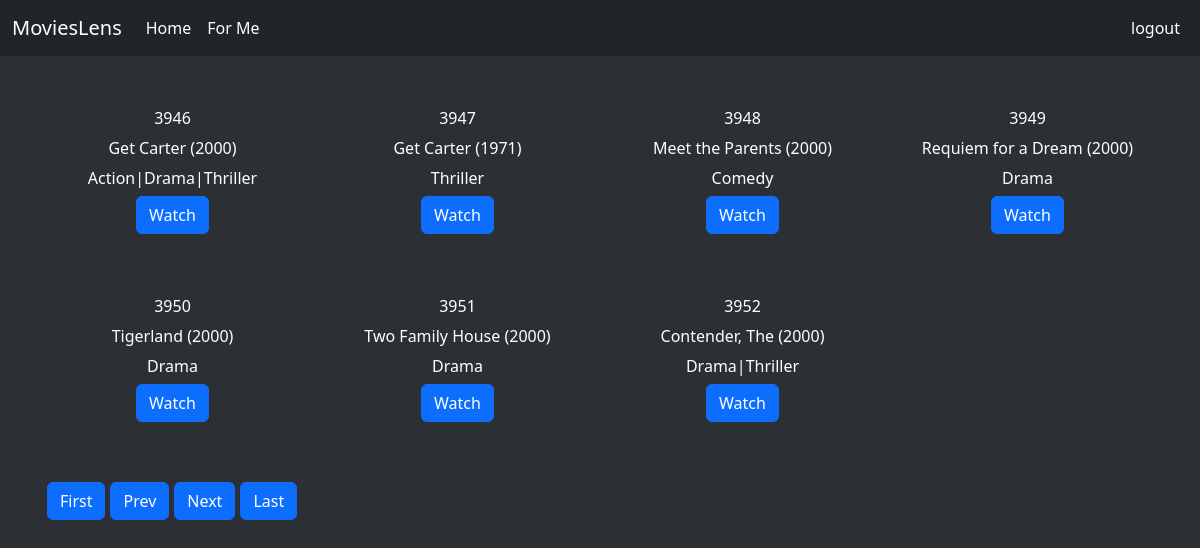
The app's page /main.php?pageno=324 (signed in) with its own data.
### tables this page shows
CREATE TABLE `movies` (
  `MovieID` int(4) NOT NULL,
  `Title` varchar(82) DEFAULT NULL,
  `Genre` varchar(47) DEFAULT NULL
);

### main.php (the view, shortened to what this page needs)
<?php
include "connect.php";
$now = date_create()->format('Y-m-d H:i:s');
if (isset($_GET['pageno'])) {
    $pageno = $_GET['pageno'];
} else {
    $pageno = 1;
}
$no_of_records_per_page = 12;
$offset = ($pageno - 1) * $no_of_records_per_page;
$total_pages_sql = "SELECT COUNT(*) FROM movies";
$total_pages_sql_stmt = $con->prepare($total_pages_sql);
$total_pages_sql_stmt->execute();
$total_rows = $total_pages_sql_stmt->fetch()[0];
$total_pages = ceil($total_rows / $no_of_records_per_page);
?>
<?php include "sections/header.php" ?>
<?php include "sections/navbar.php" ?>
<div class="container">
    <div id="row" class="row">
        <?php
        $stmt = $con->prepare("SELECT
																*
															FROM
                              movies
                              LIMIT $offset, $no_of_records_per_page
													");
        $stmt->execute();
        $movies = $stmt->fetchAll();
        if (!empty($movies)) {
            foreach ($movies as $movie) {
                echo '
    <form  method="post" class="col-lg-3 col-md-3 col-s-3 col-xs-12" action="sendData.php?pageno=' . $pageno . '">
      <div id="movie" class="col-md-12 text-center">
      <label class="font" name="MovieID" > ' . $movie['MovieID'] . '</label>
      <input type="text" hidden value="' . $movie['MovieID'] . '" name="MovieID" />
      <input type="text" hidden value="' . session_id() . '" name="sessionId" />
      <input type="text" hidden value="' . $_SESSION['userID'] . '" name="userID" />
      <input type="text" hidden value="' . $now . '" name="timestamp" />
      </br>
      <label class="font"> ' . $movie['Title'] . ' </label>
      </br>
      <label class="font" name="MovieID" > ' . $movie['Genre'] . '</label>
      </br>
      <button type="submit" class="btn btn-primary btn-block">Watch</button>
      </div>
      </form>
      ';
            }
        } else {
            echo 'There\'s No movies To Show';
        }
        ?>
    </div>
    <ul class="pagination">
        <li><a href="?pageno=1" class="btn btn-primary btn-block">First</a></li>
        <li class="<?php if ($pageno <= 1) {
            echo 'disabled';
        } ?>">
            <a href="<?php if ($pageno <= 1) {
                echo '#';
            } else {
                echo "?pageno=" . ($pageno - 1);
            } ?>" class="btn btn-primary btn-block">Prev</a>
        </li>
        <li class="<?php if ($pageno >= $total_pages) {
            echo 'disabled';
        } ?>">
            <a class="btn btn-primary btn-block" href="<?php if ($pageno >= $total_pages) {
                echo '#';
            } else {
                echo "?pageno=" . ($pageno + 1);
            } ?> ">Next</a>
        </li>
        <li><a class="btn btn-primary btn-block" href="?pageno=<?php echo $total_pages; ?>">Last</a></li>
    </ul>
</div>
<?php include "sections/footer.php" ?>

### css/style.css (style rules this page uses)
body { background-color: #2c3034 !important; }
#row { margin-top: 50px; }
#movie { margin-bottom: 60px; }
.font { color: white; margin-bottom: 6px; }
.pagination li { margin-left: 5px; }

### records on screen
movies: MovieID "3946", Title "Get Carter (2000)", Genre "Action|Drama|Thriller"
movies: MovieID "3947", Title "Get Carter (1971)", Genre "Thriller"
movies: MovieID "3948", Title "Meet the Parents (2000)", Genre "Comedy"
movies: MovieID "3949", Title "Requiem for a Dream (2000)", Genre "Drama"
movies: MovieID "3950", Title "Tigerland (2000)", Genre "Drama"
movies: MovieID "3951", Title "Two Family House (2000)", Genre "Drama"
movies: MovieID "3952", Title "Contender, The (2000)", Genre "Drama|Thriller"
